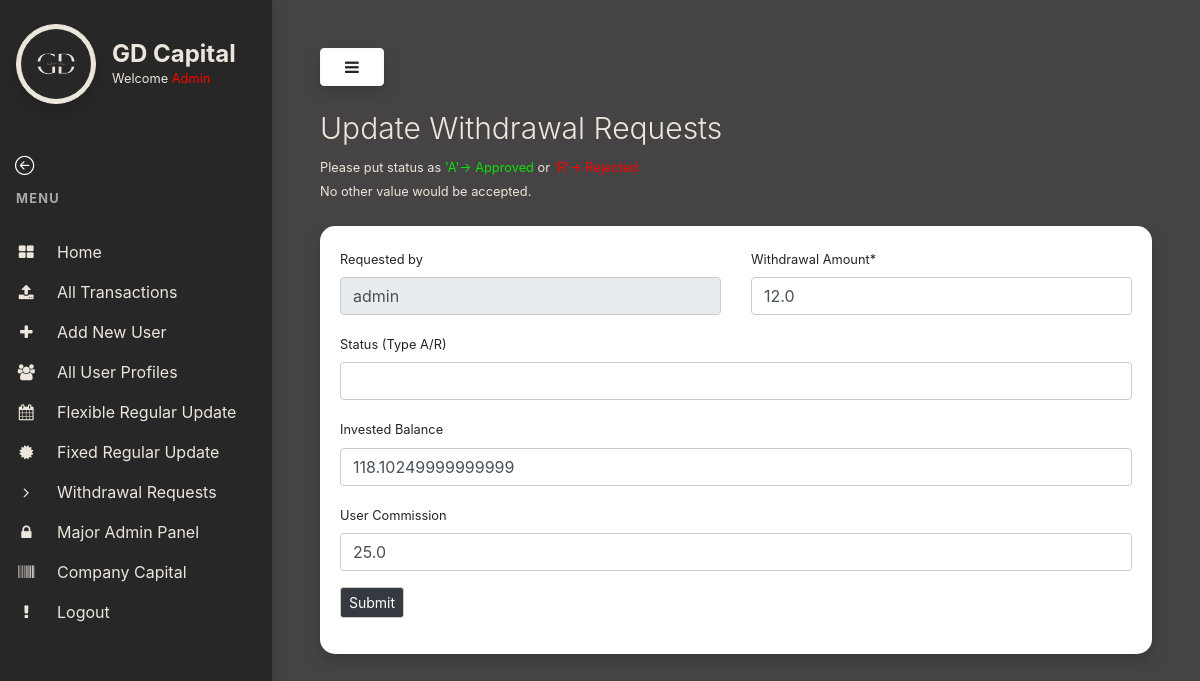
/update-withdraw-status/checkby/nobackallowed/be72fa80-f77c-11ec-b939-0242ac120002/46/ (signed in), run on the app's committed database.
### myapp/models.py (models this page shows, shortened)
class Withdraw(models.Model):
    requested_by = models.CharField(max_length=100, null=True, blank=True)
    requested_on = models.DateTimeField(default=timezone.now)
    amount = models.FloatField()
    present_balance = models.FloatField(null=True, blank=True)
    invested_balance = models.FloatField(null=True, blank=True)
    status = models.CharField(max_length=5, null=True, blank=True)
    status_updated_by = models.CharField(max_length=100, null=True, blank=True)
    user_commission = models.FloatField(null=True, blank=True, default=25)
    status_updated_on = models.DateTimeField(null=True, blank=True)
    plantype = models.CharField(max_length=200, choices=PLAN_TYPE, default='',null=True, blank=True)

### myapp/views.py (the view)
# urls.py: path('update-withdraw-status/checkby/nobackallowed/be72fa80-f77c-11ec-b939-0242ac120002/<int:id>/',views.update_withdrawl_requests,name="update_withdrawl_requests"),
def update_withdrawl_requests(request,id):
    if request.method=="POST":
        pi = Withdraw.objects.get(pk=id)
        fm=WithdrawForm(request.POST, instance=pi)
        if fm.is_valid():
            note = fm.save(commit=False)
            note.status_updated_by = request.user.username
            note.status_updated_on = timezone.now()
            note.save()
            present_balance = 0
            trandata = Transaction.objects.all()
            data = Transaction.objects.values('made_by').annotate(total_present_amount=Sum('present_amount')).order_by('-total_present_amount').filter(status='TXN_SUCCESS')
            for i in data:
                if i['made_by'] == pi.requested_by:
                    present_balance = i['total_present_amount']
            mydata = UserProfile.objects.all()
            for i in mydata:
                if i.user.username == note.requested_by:
                    note.plantype = i.plantype
                    note.save()
            return redirect('/admin-withdrawal-requests')
    else:
        pi = Withdraw.objects.get(pk=id)
        fm = WithdrawForm(instance=pi)
    return render(request,'admin-templates/admin-withdrawal-requests-edit.html',{'form':fm})

### myapp/forms.py
class WithdrawForm(forms.ModelForm):
    class Meta:
        model = Withdraw
        fields = ('requested_by','amount','status','status_updated_by','status_updated_on','present_balance','plantype','user_commission','invested_balance')
        labels = {
            'requested_by': 'Requested by',
            'amount': 'Withdrawal Amount',
            'status': 'Status (Type A/R)',
            'status_updated_by': 'Status updated by',
            'present_balance': 'Present Balance',
            'plantype': 'Plantype',
            'user_commission': 'User Commission',
            'invested_balance': 'Invested Balance'
        }
        widgets = {
        'requested_by':forms.TextInput(attrs={'readonly':True}),
        'status_updated_by':forms.TextInput(attrs={'readonly':True}),
        'plantype':forms.TextInput(attrs={'readonly':True}),
        }

### templates/admin-templates/admin-withdrawal-requests-edit.html (shortened to what this page needs)
{% extends 'admin-templates/base.html' %}
{% load static %}
{% load crispy_forms_filters %}
{% load crispy_forms_tags %}
{% block content %}
<h3 class="display-4" style="color:#ece6dc; font-size:30px !important">Update Withdrawal Requests</h3>
<small style="color:#ece6dc">Please put status as <span style="color:rgb(11, 225, 11)">'A'-> Approved</span> or <span style="color:red">'R'-> Rejected</span><br>
No other value would be accepted.
</small>
<div class="card shadow my-4" style="border: 0 !important;border-radius:15px">
    <div class="card-body">
        <form method="post" enctype="multipart/form-data">
            <div class="row">
                <div class="col-md-6 mb-0">
                    {{ form.requested_by|as_crispy_field }}
                </div>
                <div class="col-md-6 mb-0">
                    {{ form.amount|as_crispy_field }}
                </div>
            </div>
            <div class="row">
                <div class="col-12 mb-0">
                    {{ form.status|as_crispy_field }}
                </div>
                <div class="col-12 mb-0">
                    {{ form.invested_balance|as_crispy_field }}
                </div>
            </div>
            <div class="row">
                <div class="col-12 mb-0">
                    {{ form.user_commission|as_crispy_field }}
                </div>
            </div>
            <div class="form-group">
                <input type="submit" value="Submit" class="btn btn-dark btn-sm">
            </div>
        </form>
    </div>
</div>
{% endblock content %}

### templates/admin-templates/base.html (shortened to what this page needs)
{% load static %}
<!DOCTYPE html>
<html>
<head>
    <link rel="stylesheet" href="https://stackpath.bootstrapcdn.com/bootstrap/4.1.3/css/bootstrap.min.css"
>
    <link rel="stylesheet" href="https://stackpath.bootstrapcdn.com/font-awesome/4.7.0/css/font-awesome.min.css">
    <link rel="stylesheet" type="text/css" href="https://cdn.datatables.net/1.12.1/css/jquery.dataTables.css">
    <link rel="stylesheet" href="{% static 'css/admin.css' %}">
    <link rel="stylesheet" href="https://cdn.jsdelivr.net/npm/bootstrap-icons@1.9.1/font/bootstrap-icons.css">
</head>
<body>
    {% if request.user.is_superuser %}
    <div class="vertical-nav dark-bg" id="sidebar">
        <div class="py-4 px-3 mb-4 dark-bg">
            <div class="media d-flex align-items-center">
                <img loading="lazy" src="{% static 'images/logo.png' %}" alt="..."
                    width="80" height="80" class="mr-3 rounded-circle img-thumbnail shadow">
                <div class="media-body">
                    <h4 class="m-0" style="font-weight:700;color:#ece6dc;">GD Capital</h4>
                    <p class="font-weight-normal text-muted mb-0 welcome-text">Welcome <span style="color:red;">{{request.user.username|title}}</span></p>
                </div>
            </div>
        </div>
        <div class="container">
            <a href="/" class="text-dark back-arrow"><i class="bi bi-arrow-left-circle text-white" style="font-size: 1.2rem;"></i></a>
          </div>
        <p class="text-gray font-weight-bold text-uppercase px-3 small pb-4 mb-0 mt-2">MENU</p>
        <ul class="nav flex-column mb-0">
            <li class="nav-item">
                <a href="/admin-home" class="nav-link text-dark ">
                    <i class="fa fa-th-large mr-3 text-primary fa-fw"></i>
                    Home
                </a>
            </li>
            <li class="nav-item">
                <a href="/admin-all-transactions" class="nav-link text-dark">
                    <i class="fa fa-upload mr-3 text-primary fa-fw"></i>
                    All Transactions
                </a>
            </li>
            <li class="nav-item">
                <a href="/signup" class="nav-link text-dark">
                    <i class="fa fa-plus mr-3 text-primary fa-fw"></i>
                    Add New User
                </a>
            </li>
            <li class="nav-item">
                <a href="/admin-all-users" class="nav-link text-dark">
                    <i class="fa fa-users mr-3 text-primary fa-fw"></i>
                    All User Profiles
                </a>
            </li>
            <li class="nav-item">
                <a href="/regular-update" class="nav-link text-dark">
                    <i class="fa fa-calendar mr-3 text-primary fa-fw"></i>
                    Flexible Regular Update
                </a>
            </li>
            <li class="nav-item">
                <a href="/fixed-rate-page" class="nav-link text-dark">
                    <i class="fa fa-certificate mr-3 text-primary fa-fw"></i>
                    Fixed Regular Update
                </a>
            </li>
            <li class="nav-item">
                <a href="/admin-withdrawal-requests" class="nav-link text-dark">
                    <i class="fa fa-angle-right mr-3 text-primary fa-fw"></i>
                    Withdrawal Requests
                </a>
            </li>
            <li class="nav-item">
                <a href="/admin" class="nav-link text-dark">
                    <i class="fa fa-lock mr-3 text-primary fa-fw"></i>
                    Major Admin Panel
                </a>
            </li>
            <li class="nav-item">
                <a href="/company-capital" class="nav-link text-dark">
                    <i class="fa fa-barcode mr-3 text-primary fa-fw"></i>
                    Company Capital
                </a>
            </li>
            <li class="nav-item">
                <a href="/logout" class="nav-link text-dark">
                    <i class="fa fa-exclamation mr-3 text-primary fa-fw"></i>
                    Logout
                </a>
            </li>
        </ul>
    </div>
    <div class="page-content p-5" id="content">
        <button id="sidebarCollapse" type="button" class="btn btn-light bg-white rounded-pill shadow px-4 mb-4"><i
                class="fa fa-bars "></i></button>
        {% block content %}{% endblock content %}
    </div>
    {% else %}
    You are not a authorised user to access this page. Go back to <a href="/">home</a>
    {% endif %}
</body>
</html>

### static/css/admin.css (style rules this page uses)
body { background: rgb(69,67,67); min-height: 100vh; overflow-x: hidden; }
.vertical-nav { min-width: 17rem; width: 17rem; height: 100vh; position: fixed; top: 0; left: 0; box-shadow: 3px 3px 10px rgba(0, 0, 0, 0.1); transition: all 0.4s; }
.page-content { width: calc(100% - 17rem); margin-left: 17rem; transition: all 0.4s; }
.text-uppercase { letter-spacing: 0.1em; }
.text-gray { color: #aaa; }
.nav-link { text-transform: capitalize; }
.text-primary { color: #ece6dc !important; }
.dark-bg { background-color: rgb(39,39,39); }
.text-muted,.text-dark { color: #ece6dc !important; }
.welcome-text { font-size: 0.8rem; }
.img-thumbnail { background-color: #ece6dc !important; border-color: #ece6dc !important; }
input, textarea { outline: none; box-shadow:none !important; border:1px solid #ccc !important; }
label { font-size: 0.8rem; }

### data on the page
Withdraw: requested_by "admin", amount "12.0", invested_balance "118.10249999999999", user_commission "25.0"

### other printed values
{{ request.user.username|title }} "Admin"
